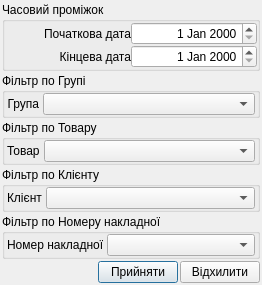
<?xml version="1.0" encoding="UTF-8"?>
<ui version="4.0">
 <class>UDialog_zbutFilter</class>
 <widget class="QDialog" name="UDialog_zbutFilter">
  <property name="geometry">
   <rect>
    <x>0</x>
    <y>0</y>
    <width>262</width>
    <height>268</height>
   </rect>
  </property>
  <property name="windowTitle">
   <string>Фільтр друку</string>
  </property>
  <layout class="QVBoxLayout" name="verticalLayout_2">
   <property name="spacing">
    <number>2</number>
   </property>
   <property name="margin">
    <number>2</number>
   </property>
   <item>
    <widget class="QGroupBox" name="groupBox_time">
     <property name="title">
      <string>Часовий проміжок</string>
     </property>
     <layout class="QVBoxLayout" name="verticalLayout">
      <property name="spacing">
       <number>0</number>
      </property>
      <property name="margin">
       <number>0</number>
      </property>
      <item>
       <layout class="QGridLayout" name="gridLayout">
        <item row="0" column="0">
         <widget class="QLabel" name="label_begDate">
          <property name="text">
           <string>Початкова дата</string>
          </property>
          <property name="alignment">
           <set>Qt::AlignRight|Qt::AlignTrailing|Qt::AlignVCenter</set>
          </property>
         </widget>
        </item>
        <item row="0" column="1">
         <widget class="QDateEdit" name="dateEdit_begDate">
          <property name="alignment">
           <set>Qt::AlignRight|Qt::AlignTrailing|Qt::AlignVCenter</set>
          </property>
         </widget>
        </item>
        <item row="1" column="0">
         <widget class="QLabel" name="label_endDate">
          <property name="text">
           <string>Кінцева дата</string>
          </property>
          <property name="alignment">
           <set>Qt::AlignRight|Qt::AlignTrailing|Qt::AlignVCenter</set>
          </property>
         </widget>
        </item>
        <item row="1" column="1">
         <widget class="QDateEdit" name="dateEdit_endDate">
          <property name="alignment">
           <set>Qt::AlignRight|Qt::AlignTrailing|Qt::AlignVCenter</set>
          </property>
         </widget>
        </item>
       </layout>
      </item>
     </layout>
    </widget>
   </item>
   <item>
    <widget class="QGroupBox" name="groupBox_groupFilter">
     <property name="title">
      <string>Фільтр по Групі</string>
     </property>
     <property name="checkable">
      <bool>false</bool>
     </property>
     <layout class="QGridLayout" name="gridLayout_2">
      <property name="leftMargin">
       <number>2</number>
      </property>
      <property name="topMargin">
       <number>0</number>
      </property>
      <property name="rightMargin">
       <number>2</number>
      </property>
      <property name="bottomMargin">
       <number>0</number>
      </property>
      <property name="spacing">
       <number>4</number>
      </property>
      <item row="0" column="0">
       <widget class="QLabel" name="label_groupFilter">
        <property name="text">
         <string>Група</string>
        </property>
        <property name="alignment">
         <set>Qt::AlignRight|Qt::AlignTrailing|Qt::AlignVCenter</set>
        </property>
       </widget>
      </item>
      <item row="0" column="1">
       <widget class="QComboBox" name="comboBox_groupFilter">
        <property name="sizePolicy">
         <sizepolicy hsizetype="Expanding" vsizetype="Fixed">
          <horstretch>0</horstretch>
          <verstretch>0</verstretch>
         </sizepolicy>
        </property>
       </widget>
      </item>
     </layout>
    </widget>
   </item>
   <item>
    <widget class="QGroupBox" name="groupBox_tovarFilter">
     <property name="title">
      <string>Фільтр по Товару</string>
     </property>
     <property name="checkable">
      <bool>false</bool>
     </property>
     <layout class="QVBoxLayout" name="verticalLayout_3">
      <property name="spacing">
       <number>0</number>
      </property>
      <property name="leftMargin">
       <number>2</number>
      </property>
      <property name="topMargin">
       <number>0</number>
      </property>
      <property name="rightMargin">
       <number>2</number>
      </property>
      <property name="bottomMargin">
       <number>0</number>
      </property>
      <item>
       <layout class="QHBoxLayout" name="horizontalLayout_2">
        <property name="spacing">
         <number>4</number>
        </property>
        <item>
         <widget class="QLabel" name="label_tovarId">
          <property name="sizePolicy">
           <sizepolicy hsizetype="Fixed" vsizetype="Preferred">
            <horstretch>0</horstretch>
            <verstretch>0</verstretch>
           </sizepolicy>
          </property>
          <property name="text">
           <string>Товар</string>
          </property>
         </widget>
        </item>
        <item>
         <widget class="QComboBox" name="comboBox_tovarId"/>
        </item>
       </layout>
      </item>
     </layout>
    </widget>
   </item>
   <item>
    <widget class="QGroupBox" name="groupBox_klientFilter">
     <property name="title">
      <string>Фільтр по Клієнту</string>
     </property>
     <layout class="QVBoxLayout" name="verticalLayout_4">
      <property name="spacing">
       <number>0</number>
      </property>
      <property name="leftMargin">
       <number>2</number>
      </property>
      <property name="topMargin">
       <number>0</number>
      </property>
      <property name="rightMargin">
       <number>2</number>
      </property>
      <property name="bottomMargin">
       <number>0</number>
      </property>
      <item>
       <layout class="QHBoxLayout" name="horizontalLayout_3">
        <property name="spacing">
         <number>4</number>
        </property>
        <item>
         <widget class="QLabel" name="label_klientFilter">
          <property name="sizePolicy">
           <sizepolicy hsizetype="Fixed" vsizetype="Preferred">
            <horstretch>0</horstretch>
            <verstretch>0</verstretch>
           </sizepolicy>
          </property>
          <property name="text">
           <string>Клієнт</string>
          </property>
         </widget>
        </item>
        <item>
         <widget class="QComboBox" name="comboBox_klientFilter"/>
        </item>
       </layout>
      </item>
     </layout>
    </widget>
   </item>
   <item>
    <widget class="QGroupBox" name="groupBox_nakladnaNumberFilter">
     <property name="title">
      <string>Фільтр по Номеру накладної</string>
     </property>
     <layout class="QVBoxLayout" name="verticalLayout_5">
      <property name="spacing">
       <number>0</number>
      </property>
      <property name="leftMargin">
       <number>2</number>
      </property>
      <property name="topMargin">
       <number>0</number>
      </property>
      <property name="rightMargin">
       <number>2</number>
      </property>
      <property name="bottomMargin">
       <number>0</number>
      </property>
      <item>
       <layout class="QHBoxLayout" name="horizontalLayout_4">
        <property name="spacing">
         <number>2</number>
        </property>
        <item>
         <widget class="QLabel" name="label_nakladnaNumberFilter">
          <property name="sizePolicy">
           <sizepolicy hsizetype="Fixed" vsizetype="Preferred">
            <horstretch>0</horstretch>
            <verstretch>0</verstretch>
           </sizepolicy>
          </property>
          <property name="text">
           <string>Номер накладної</string>
          </property>
         </widget>
        </item>
        <item>
         <widget class="QComboBox" name="comboBox_nakladnaNumberFilter"/>
        </item>
       </layout>
      </item>
     </layout>
    </widget>
   </item>
   <item>
    <layout class="QHBoxLayout" name="horizontalLayout">
     <property name="spacing">
      <number>2</number>
     </property>
     <item>
      <spacer name="horizontalSpacer">
       <property name="orientation">
        <enum>Qt::Horizontal</enum>
       </property>
       <property name="sizeHint" stdset="0">
        <size>
         <width>40</width>
         <height>20</height>
        </size>
       </property>
      </spacer>
     </item>
     <item>
      <widget class="QPushButton" name="pushButton_accept">
       <property name="text">
        <string>Прийняти</string>
       </property>
       <property name="icon">
        <iconset resource="../images/images_sklad.qrc">
         <normaloff>:/pictures/button_ok.png</normaloff>:/pictures/button_ok.png</iconset>
       </property>
      </widget>
     </item>
     <item>
      <widget class="QPushButton" name="pushButton_reject">
       <property name="text">
        <string>Відхилити</string>
       </property>
       <property name="icon">
        <iconset resource="../images/images_sklad.qrc">
         <normaloff>:/pictures/button_cancel.png</normaloff>:/pictures/button_cancel.png</iconset>
       </property>
      </widget>
     </item>
    </layout>
   </item>
  </layout>
 </widget>
 <resources>
  <include location="../images/images_sklad.qrc"/>
 </resources>
 <connections/>
</ui>
